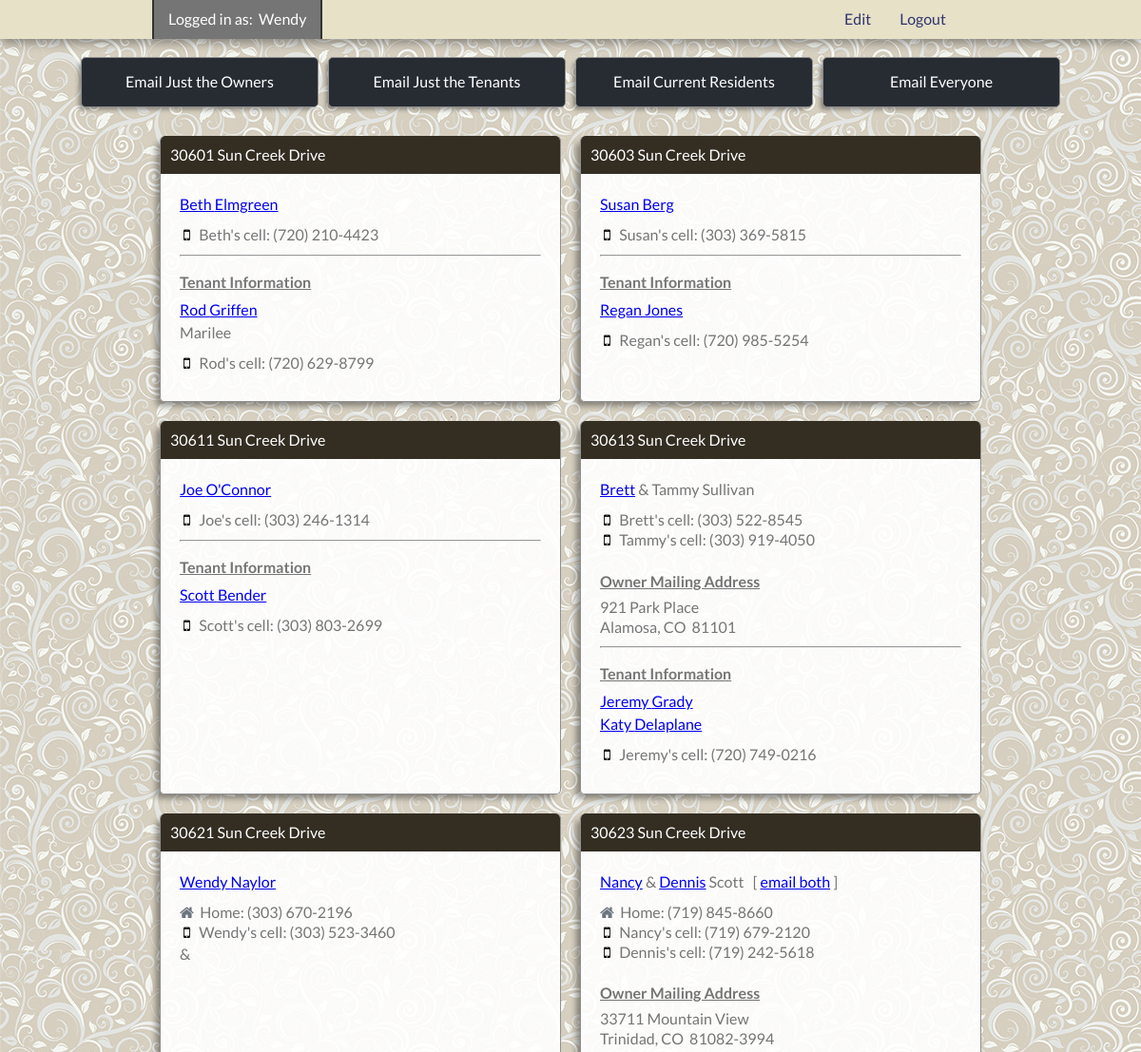
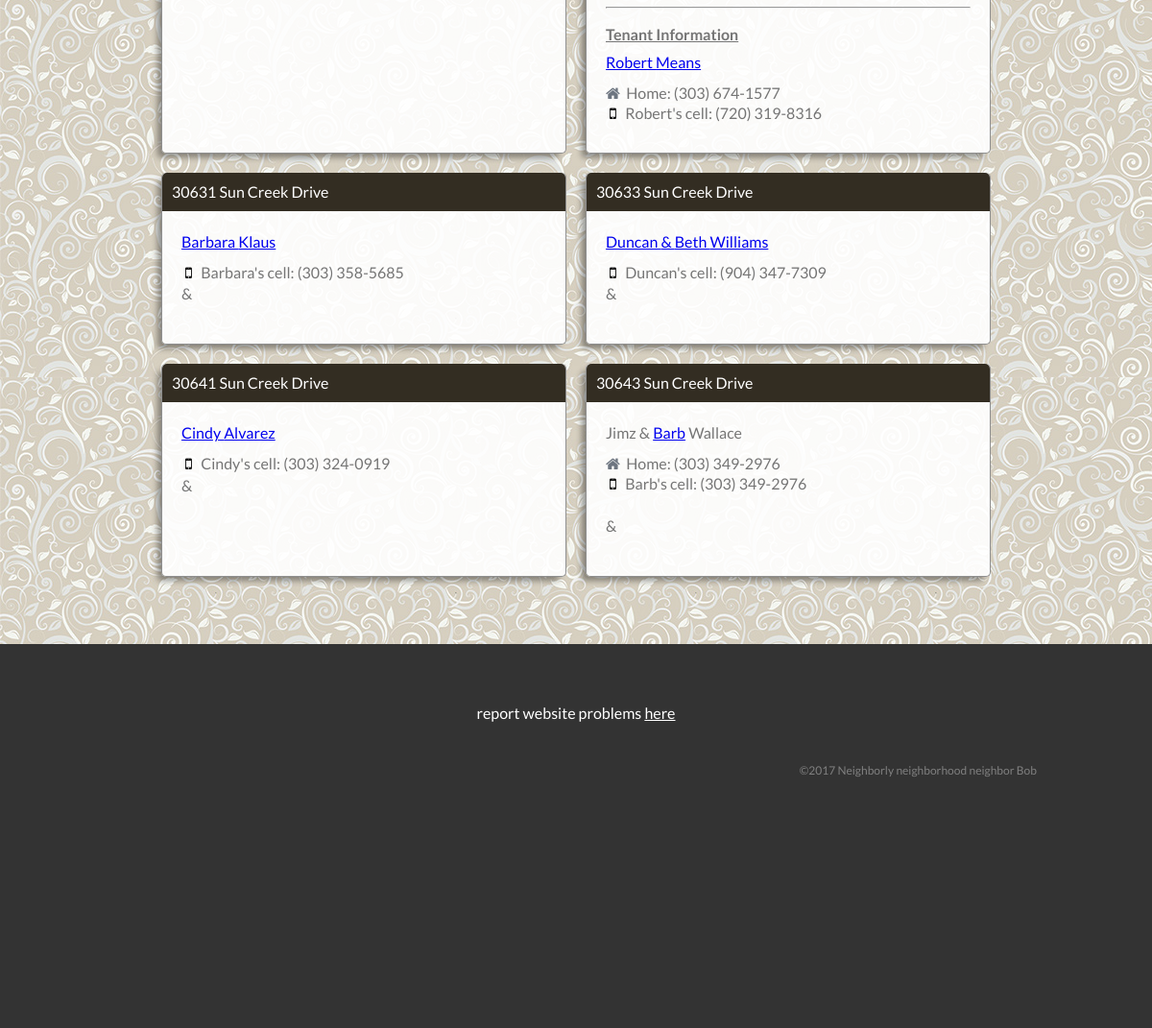
Screenshot of /homepage.php (signed in) with the database file from the repository (2 pictures, top to bottom).
### tables this page shows
CREATE TABLE IF NOT EXISTS `neighbors` (
  `id` int(11) NOT NULL AUTO_INCREMENT,
  `sun_creek_street_number` varchar(6) NOT NULL,
  `owner1_first_name` varchar(25) NOT NULL,
  `owner1_last_name` varchar(25) NOT NULL,
  `owner1_cell` varchar(10) NOT NULL,
  `owner1_email` varchar(40) NOT NULL,
  `owner2_first_name` varchar(25) NOT NULL,
  `owner2_last_name` varchar(25) NOT NULL,
  `owner2_cell` varchar(10) NOT NULL,
  `owner2_email` varchar(40) NOT NULL,
  `owner_alt_street1` varchar(25) NOT NULL,
  `owner_alt_street2` varchar(25) NOT NULL,
  `owner_alt_city` varchar(25) NOT NULL,
  `owner_alt_state` varchar(2) NOT NULL,
  `owner_alt_zip` varchar(10) NOT NULL,
  `owner_home_phone` varchar(10) NOT NULL,
  `tenant1_first_name` varchar(25) NOT NULL,
  `tenant1_last_name` varchar(25) NOT NULL,
  `tenant1_cell` varchar(10) NOT NULL,
  `tenant1_email` varchar(40) NOT NULL,
  `tenant2_first_name` varchar(25) NOT NULL,
  `tenant2_last_name` varchar(25) NOT NULL,
  `tenant2_cell` varchar(10) NOT NULL,
  `tenant2_email` varchar(40) NOT NULL,
  `tenant_home_phone` varchar(10) NOT NULL,
  `notes` varchar(255) NOT NULL,
  PRIMARY KEY (`id`)
);

### _includes/functions.php (called while the page is built, shortened)
<?php
	function return_all_content() {
		global $connection;
		$query  = "SELECT * ";
		$query .= "FROM neighbors ";
		$query .= "ORDER BY sun_creek_street_number ASC";
		$result = mysqli_query($connection, $query);
		return $result;
	}
 ?>

### _includes/mass-email-variables.php (called while the page is built, shortened)
<?php
$o1fn = htmlentities($contact_info["owner1_first_name"]);
$o1ln = htmlentities($contact_info["owner1_last_name"]);
$o2fn = htmlentities($contact_info["owner2_first_name"]);
$o2ln = htmlentities($contact_info["owner2_last_name"]);
$o1em = htmlentities($contact_info["owner1_email"]);
$o2em = htmlentities($contact_info["owner2_email"]);
$ohp = htmlentities($contact_info["owner_home_phone"]);
$o1c = htmlentities($contact_info["owner1_cell"]);
$o2c = htmlentities($contact_info["owner2_cell"]);
$oas1 = htmlentities($contact_info["owner_alt_street1"]);
$oac = htmlentities($contact_info["owner_alt_city"]);
$oas = htmlentities($contact_info["owner_alt_state"]);
$oaz = htmlentities($contact_info["owner_alt_zip"]);
$t1fn = htmlentities($contact_info["tenant1_first_name"]);
$t2fn = htmlentities($contact_info["tenant2_first_name"]);
$t1ln = htmlentities($contact_info["tenant1_last_name"]);
$t2ln = htmlentities($contact_info["tenant2_last_name"]);
$t1em = htmlentities($contact_info["tenant1_email"]);
$t2em = htmlentities($contact_info["tenant2_email"]);
$thp = htmlentities($contact_info["tenant_home_phone"]);
$t1c = htmlentities($contact_info["tenant1_cell"]);
 ?>

### _includes/contact-cards.php (the view, shortened to what this page needs)
<?php
	if (($o1ln !== $o2ln) && ($o1em !== "" && $o2em !== "")) {
		echo "<p class=\"pad\"><a href=\"mailto:{$o1em}\">{$o1fn} {$o1ln}</a><br /><a href=\"mailto:{$o2em}\">{$o2fn} {$o2ln}</a></p>";
	} elseif (($o1ln !== $o2ln) && (($o1em === $o2em) && ($o1em !== ""))) {
		echo "<p class=\"pad\"><a href=\"mailto:{$o1em}\">{$o1fn} {$o1ln}<br />{$o2fn} {$o2ln}</a></p>";
	} elseif (($o1ln !== $o2ln) && (($o1em === "") && ($o2em === ""))) {
		echo "<p class=\"pad\">{$o1fn} {$o1ln}<br />{$o2fn} {$o2ln}</p>";
	} elseif (((($o1fn !== "") && ($o1em === "")) && (($o2fn === "") && ($o2ln === "")))) {
		echo "<p class=\"pad\">{$o1fn} {$o1ln}</p>";
	} elseif (((($o2fn !== "") && ($o2em === "")) && (($o1fn === "") && ($o1ln === "")))) {
		echo "<p class=\"pad\">{$o2fn} {$o2ln}</p>";
	} elseif (($o1ln !== $o2ln) && ($o1em !== "" && $o2em === "")) {
		echo "<p class=\"pad\"><a href=\"mailto:{$o1em}\">{$o1fn} {$o1ln}</a><br />{$o2fn} {$o2ln}</p>";
	} elseif (($o1ln !== $o2ln) && ($o1em === "" && $o2em !== "")) {
		echo "<p class=\"pad\">{$o1fn} {$o1ln}<br /><a href=\"mailto:\"{$o2em}\">{$o2fn} {$o2ln}</a></p>";
	} elseif (($o1ln === $o2ln) && (($o1em !== "") && ($o2em === ""))) {
		echo "<p class=\"pad\"><a href=\"mailto:{$o1em}\">{$o1fn}</a> &amp; {$o2fn} {$o1ln}</p>";
	} elseif ((($o1ln !== "") && ($o2ln !== "")) && (($o1ln === $o2ln) && ($o1em === $o2em))) {
		echo "<p class=\"pad\"><a href=\"mailto:{$o1em}\">{$o1fn} &amp; {$o2fn} {$o1ln}</a></p>";
	} elseif (($o1ln === $o2ln) && (($o1em === "") && ($o2em !== ""))) {
		echo "<p class=\"pad\">{$o1fn} &amp; <a href=\"mailto:{$o2em}\">{$o2fn}</a> {$o1ln}</p>";
	} elseif (($o1ln === $o2ln) && (($o1em !== "") && ($o2em !== ""))) {
		echo "<p class=\"pad\"><a href=\"mailto:{$o1em}\">{$o1fn}</a> &amp; <a href=\"mailto:{$o2em}\">{$o2fn}</a> {$o1ln}<span class=\"large-566-gone\"><br /></span><span class=\"small-565-gone\">&nbsp;&nbsp;&nbsp;</span>[ <a href=\"mailto{$o1em}; {$o2em}\">email both</a> ]</p>";
	} elseif (($o1em !== "") && ($o2em === "")) {
		echo "<p class=\"pad\"><a href=\"mailto:{$o1em}\">{$o1fn} {$o1ln}</a></p>";
	} elseif (($o1em === "") && ($o2em !== "")) {
		echo "<p class=\"pad\"><a href=\"mailto:{$o2em}\">{$o2fn} {$o2ln}</a></p>";
	} else {
		echo "You're trying to break this, I can tell.<br />";
	}
	if ($ohp !== "") {
			$data = $ohp;
			echo "<i class=\"fa fa-home\" aria-hidden=\"true\"></i> &nbsp;";
			echo "Home: <a class=\"tel-link\" href=\"tel: (" .substr($data, 0, 3).") ".substr($data, 3, 3)."-".substr($data,6) . "\">(".substr($data, 0, 3).") ".substr($data, 3, 3)."-".substr($data,6) . "</a><br />";
	} else {
		echo "<p class=\"hide\">this is an empty string </p>";
	}
	if ($o1c !== "") {
		$data = $o1c;
		echo "<i class=\"fa fa-mobile\" aria-hidden=\"true\"></i> &nbsp;" . $o1fn . "'s cell: <a class=\"tel-link\" href=\"tel: (" .substr($data, 0, 3).") ".substr($data, 3, 3)."-".substr($data,6) . "\">(".substr($data, 0, 3).") ".substr($data, 3, 3)."-".substr($data,6) . "</a><br />";
	} else {
		echo "<p class=\"hide\">this is an empty string </p>";
	}
	if ($o2c !== "") {
		$data = $o2c;
		echo "<i class=\"fa fa-mobile\" aria-hidden=\"true\"></i> &nbsp;" . $o2fn . "'s cell: <a class=\"tel-link\" href=\"tel: (" .substr($data, 0, 3).") ".substr($data, 3, 3)."-".substr($data,6) . "\">(".substr($data, 0, 3).") ".substr($data, 3, 3)."-".substr($data,6) . "</a><br /><br />";
	} else {
		echo "<p class=\"hide\">this is an empty string </p>";
	}
	if ($oas1 !== "") {
		echo "<p class=\"underline\">Owner Mailing Address</p>";
		echo $oas1 . "<br />";
	}
	if ($oac !== "") {
		echo $oac . ", ";
	}
	if ($oas !== "") {
		echo $oas . "&nbsp;&nbsp;";
	}
	if ($oaz !== "") {
		echo $oaz;
	}
	if (($t1fn !== "") || ($t2fn !== "")) {
		echo "<hr class=\"owner-tenant-divider\" />";
		echo "<p class=\"underline\">Tenant Information</p>";
	}
	if (($t1ln !== $t2ln) && ($t1em !== "" && $t2em !== "")) {
		echo "<p class=\"pad\"><a href=\"mailto:{$t1em}\">{$t1fn} {$t1ln}</a><br /><a href=\"mailto:{$t2em}\">{$t2fn} {$t2ln}</a></p>";
	} elseif (($t1ln !== $t2ln) && (($t1em === $t2em) && ($t1em !== ""))) {
		echo "<p class=\"pad\"><a href=\"mailto:{$t1em}\">{$t1fn} {$t1ln}<br />{$t2fn} {$t2ln}</a></p>";
	} elseif (($t1ln !== $t2ln) && (($t1em === "") && ($t2em === ""))) {
		echo "<p class=\"pad\">{$t1fn} {$t1ln}<br />{$t2fn} {$t2ln}</p>";
	} elseif (((($t1fn !== "") && ($t1em === "")) && (($t2fn === "") && ($t2ln === "")))) {
		echo "<p class=\"pad\">{$t1fn} {$t1ln}</p>";
	} elseif (((($t2fn !== "") && ($t2em === "")) && (($t1fn === "") && ($t1ln === "")))) {
		echo "<p class=\"pad\">{$t2fn} {$t2ln}</p>";
	} elseif (($t1ln !== $t2ln) && ($t1em !== "" && $t2em === "")) {
		echo "<p class=\"pad\"><a href=\"mailto:{$t1em}\">{$t1fn} {$t1ln}</a><br />{$t2fn} {$t2ln}</p>";
	} elseif (($t1ln !== $t2ln) && ($t1em === "" && $t2em !== "")) {
		echo "<p class=\"pad\">{$t1fn} {$t1ln}<br /><a href=\"mailto:\"{$t2em}\">{$t2fn} {$t2ln}</a></p>";
	} elseif (($t1ln === $t2ln) && (($t1em !== "") && ($t2em === ""))) {
		echo "<p class=\"pad\"><a href=\"mailto:{$t1em}\">{$t1fn}</a> &amp; {$t2fn} {$t1ln}</p>";
	} elseif ((($t1ln !== "") && ($t2ln !== "")) && (($t1ln === $t2ln) && ($t1em === $t2em))) {
		echo "<p class=\"pad\"><a href=\"mailto:{$t1em}\">{$t1fn} &amp; {$t2fn} {$t1ln}</a></p>";
	} elseif (($t1ln === $t2ln) && (($t1em === "") && ($t2em !== ""))) {
		echo "<p class=\"pad\">{$t1fn} &amp; <a href=\"mailto:{$t2em}\">{$t2fn}</a> {$t1ln}</p>";
	} elseif (($t1ln === $t2ln) && (($t1em !== "") && ($t2em !== ""))) {
		echo "<p class=\"pad\"><a href=\"mailto:{$t1em}\">{$t1fn}</a> &amp; <a href=\"mailto:{$t2em}\">{$t2fn}</a> {$t1ln}<span class=\"large-566-gone\"><br /></span><span class=\"small-565-gone\">&nbsp;&nbsp;&nbsp;</span>[ <a href=\"mailto{$t1em}; {$t2em}\">email both</a> ]</p>";
	} elseif (($t1ln === $t2ln) && (($t1em === "") && ($t2em === ""))) {
		echo "<p class=\"pad\">{$t1fn} &amp; {$t2fn}</p>";
	} elseif (($t1em !== "") && ($t2em === "")) {
		echo "<p class=\"pad\"><a href=\"mailto:{$t1em}\">{$t1fn} {$t1ln}</a></p>";
	} elseif (($t1em === "") && ($t2em !== "")) {
		echo "<p class=\"pad\"><a href=\"mailto:{$t2em}\">{$t2fn} {$t2ln}</a></p>";
	} elseif (($t1fn === "") && ($t2fn === "")) {
		echo "<p class=\"hide\">";
	} else {
		echo "You're trying to break this, I can tell.<br />";
	}
	if ($thp !== "") {
		$data = $thp;
		echo "<i class=\"fa fa-home\" aria-hidden=\"true\"></i> &nbsp;";
		echo "Home: <a class=\"tel-link\" href=\"tel: (" .substr($data, 0, 3).") ".substr($data, 3, 3)."-".substr($data,6) . "\">(".substr($data, 0, 3).") ".substr($data, 3, 3)."-".substr($data,6) . "</a><br />";
	} else {
		echo "<p class=\"hide\">this is an empty string </p>";
	}
	if ($t1c !== "") {
		$data = $t1c;
		echo "<i class=\"fa fa-mobile\" aria-hidden=\"true\"></i> &nbsp;" .
		$t1fn . "'s cell: <a class=\"tel-link\" href=\"tel: (" .substr($data, 0, 3).") ".substr($data, 3, 3)."-".substr($data,6) . "\">(".substr($data, 0, 3).") ".substr($data, 3, 3)."-".substr($data,6) . "</a><br />";
	} else {
		echo "<p class=\"hide\">this is an empty string </p>";
	}
 ?>

### homepage.php (shortened to what this page needs)
<?php require '_db/connect.php'; ?>
<?php require_once '_includes/functions.php'; ?>
<?php include '_includes/header.php'; ?>
<?php include '_includes/mass-email-links.php' ?>
<div id="flex-wrapper">
<?php
	mysqli_data_seek($result,0);
	while($contact_info = mysqli_fetch_assoc($result)) {
		?>
<?php include '_includes/mass-email-variables.php' ?>
<div class="contact">
<div class="address-header">
	<?php echo 	"<p class=\"main-address\">" . htmlentities($contact_info["sun_creek_street_number"]) . " Sun Creek Drive</p>"; ?>
</div>
<div class="card">
<?php require '_includes/contact-cards.php'; ?>
</div>
</div>
	<?php
		}
 	?>
</div>
<?php include '_includes/footer.php'; ?>

### rows the page displays
neighbors: sun_creek_street_number "30601", owner1_first_name "Beth", owner1_last_name "Elmgreen", owner1_cell "720", owner1_cell "210", owner1_cell "4423", shows "Tenant Information", tenant1_first_name "Rod", tenant1_last_name "Griffen", tenant2_first_name "Marilee", tenant1_cell "720", tenant1_cell "629", tenant1_cell "8799"
neighbors: sun_creek_street_number "30603", owner1_first_name "Susan", owner1_last_name "Berg", owner1_cell "303", owner1_cell "369", owner1_cell "5815", shows "Tenant Information", tenant1_first_name "Regan", tenant1_last_name "Jones", tenant1_cell "720", tenant1_cell "985", tenant1_cell "5254"
neighbors: sun_creek_street_number "30611", owner1_first_name "Joe", owner1_last_name "O'Connor", owner1_cell "303", owner1_cell "246", owner1_cell "1314", shows "Tenant Information", tenant1_first_name "Scott", tenant1_last_name "Bender", tenant1_cell "303", tenant1_cell "803", tenant1_cell "2699"
neighbors: sun_creek_street_number "30613", owner1_first_name "Brett", owner2_first_name "Tammy", owner1_last_name "Sullivan", owner1_cell "303", owner1_cell "522", owner1_cell "8545", owner2_cell "303", owner2_cell "919", owner2_cell "4050", owner_alt_street1 "921 Park Place", owner_alt_city "Alamosa", owner_alt_state "CO", owner_alt_zip "81101", shows "Tenant Information", tenant1_first_name "Jeremy", tenant1_last_name "Grady", tenant2_first_name "Katy", tenant2_last_name "Delaplane", tenant1_cell "720", tenant1_cell "749", tenant1_cell "0216"
neighbors: sun_creek_street_number "30621", owner1_first_name "Wendy", owner1_last_name "Naylor", owner_home_phone "303", owner_home_phone "670", owner_home_phone "2196", owner1_cell "303", owner1_cell "523", owner1_cell "3460"
neighbors: sun_creek_street_number "30623", owner1_first_name "Nancy", owner2_first_name "Dennis", owner1_last_name "Scott", owner_home_phone "719", owner_home_phone "845", owner_home_phone "8660", owner1_cell "719", owner1_cell "679", owner1_cell "2120", owner2_cell "719", owner2_cell "242", owner2_cell "5618", owner_alt_street1 "33711 Mountain View", owner_alt_city "Trinidad", owner_alt_state "CO", owner_alt_zip "81082-3994", shows "Tenant Information", tenant1_first_name "Robert", tenant1_last_name "Means", tenant_home_phone "303", tenant_home_phone "674", tenant_home_phone "1577", tenant1_cell "720", tenant1_cell "319", tenant1_cell "8316"
neighbors: sun_creek_street_number "30631", owner1_first_name "Barbara", owner1_last_name "Klaus", owner1_cell "303", owner1_cell "358", owner1_cell "5685"
neighbors: sun_creek_street_number "30633", owner1_first_name "Duncan", owner2_first_name "Beth", owner1_last_name "Williams", owner1_cell "904", owner1_cell "347", owner1_cell "7309"
neighbors: sun_creek_street_number "30641", owner1_first_name "Cindy", owner1_last_name "Alvarez", owner1_cell "303", owner1_cell "324", owner1_cell "0919"
neighbors: sun_creek_street_number "30643", owner1_first_name "Jimz", owner2_first_name "Barb", owner1_last_name "Wallace", owner_home_phone "303", owner_home_phone "349", owner_home_phone "2976", owner2_cell "303", owner2_cell "349", owner2_cell "2976"

### other values shown
$_SESSION["username"] "Wendy"
